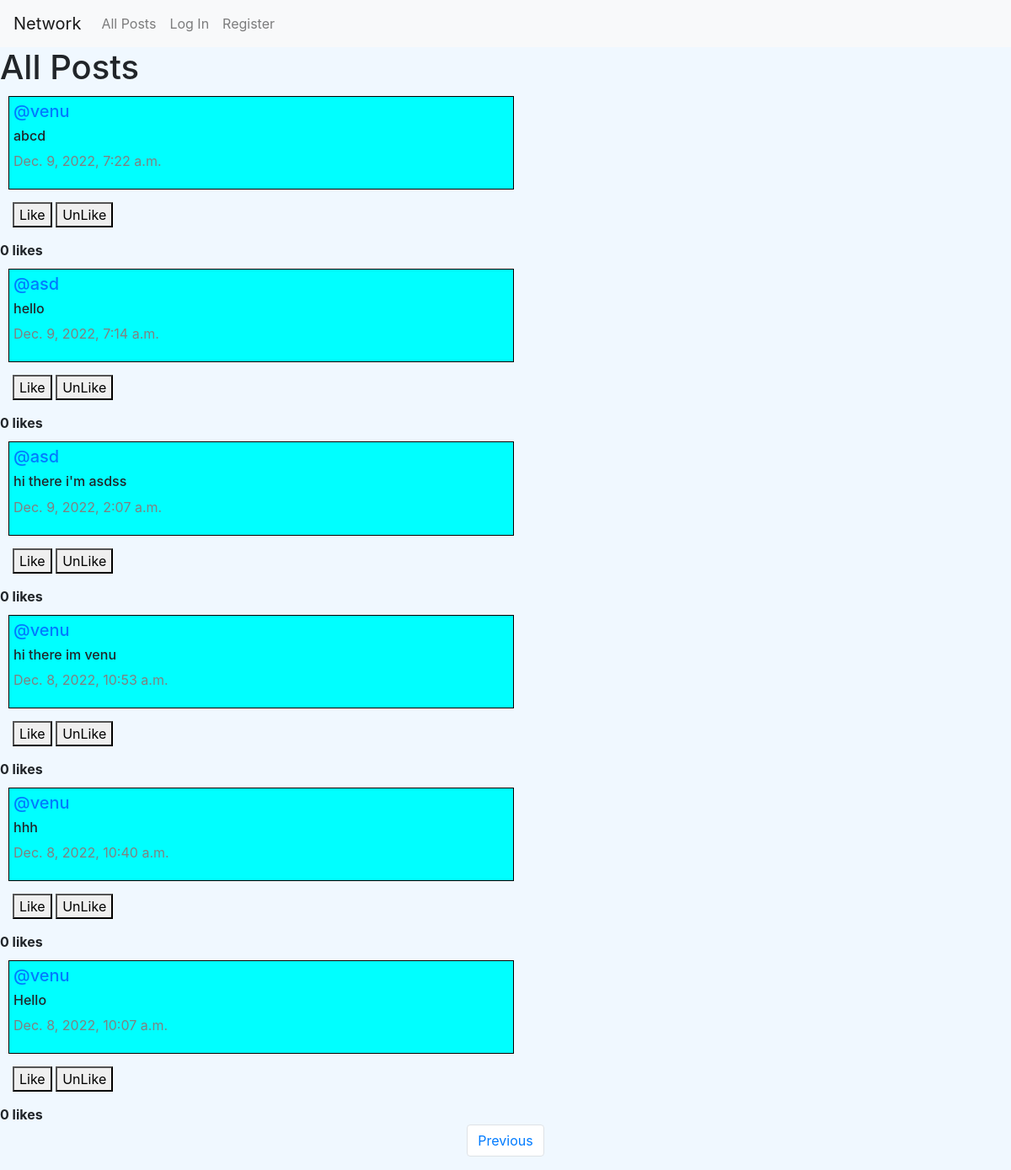
Screenshot of /?page=2 with the database file from the repository.
### network/models.py (models this page shows, shortened)
class Post(models.Model):
    content = models.CharField(max_length=160)
    user = models.ForeignKey(User, on_delete=models.CASCADE, related_name="author")
    date  = models.DateTimeField(auto_now_add=True)
    liked = models.ManyToManyField(User, default=None, blank=True)

class User(AbstractUser):
    pass

### network/views.py (the view)
# urls.py: path("", views.index, name="index"),
def index(request):
    allPosts = Post.objects.all().order_by("id").reverse()
    q=Post.objects.all()
    user = request.user
    context = {
        'q':q,
        'user':user,
    }
    paginator = Paginator(allPosts, 10)
    page_number = request.GET.get('page')
    posts_of_page = paginator.get_page(page_number)
    return render(request, "network/index.html", {
        "allPosts": allPosts,
        "posts_of_page": posts_of_page
    })
    return render(request, "network/index.html")

### network/templates/network/index.html (shortened to what this page needs)
{% extends "network/layout.html" %}
{% block body %}
    <h1>All Posts</h1>
    <div class="all_post">
        {% for post in posts_of_page %}
            <div class="row_post" id="feeds" >
                <h5 class="username"><a href="{% url 'profile' user_id=post.user.id %}">@{{ post.user }}</a></h5>
                <h6 class="content" id="content_{{ post.id }}">{{ post.content }}</h6>
                <p class="date">{{ post.date }}</p>
            </div>
            <form action="{% url 'likePost' %}" method="POST" class="ui form" id="like">
                    <button class="ui button positive" type="submit"  >Like</button>
                    <button class="ui button negative" type="submit" >UnLike</button>
            </form>
            <strong>{{ post.liked.all.count }} likes</strong>
        {% endfor %}
    </div>
    <nav aria-label="Page navigation example">
        <ul class="pagination d-flex justify-content-center">
            {% if posts_of_page.has_previous %}
                <li class="page-item"><a class="page-link" href="?page={{ posts_of_page.previous_page_number }}">Previous</a></li>
            {% endif %}
        </ul>
    </nav>
{% endblock %}

### network/static/network/styles.css (style rules this page uses)
body { background-color: aliceblue; }
#feeds, #prof, #follow { border: 1px solid black; margin: 10px; padding: 5px; width:600px; background-color: aqua; }
.date { color: grey; }
#like { margin: 10px; padding: 5px; }

### rows the page displays
Post: user "venu", content "abcd", date "Dec. 9, 2022, 7:22 a.m.", liked.all.count "0"
Post: user "asd", content "hello", date "Dec. 9, 2022, 7:14 a.m.", liked.all.count "0"
Post: user "asd", content "hi there i'm asdss", date "Dec. 9, 2022, 2:07 a.m.", liked.all.count "0"
Post: user "venu", content "hi there im venu", date "Dec. 8, 2022, 10:53 a.m.", liked.all.count "0"
Post: user "venu", content "hhh", date "Dec. 8, 2022, 10:40 a.m.", liked.all.count "0"
Post: user "venu", content "Hello", date "Dec. 8, 2022, 10:07 a.m.", liked.all.count "0"
